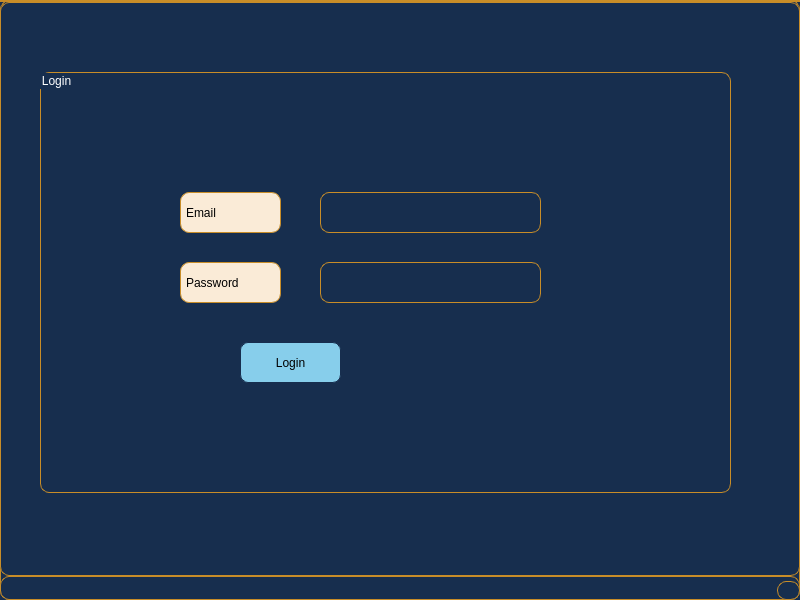
<?xml version="1.0" encoding="UTF-8"?>
<ui version="4.0">
 <class>dialog_in</class>
 <widget class="QMainWindow" name="dialog_in">
  <property name="geometry">
   <rect>
    <x>0</x>
    <y>0</y>
    <width>800</width>
    <height>600</height>
   </rect>
  </property>
  <property name="windowTitle">
   <string>MainWindow</string>
  </property>
  <property name="styleSheet">
   <string notr="true">border: 1.3px solid rgb(200, 141, 40);
border-radius: 40px;
background-color: rgb(23, 46, 78);
border-radius: 9px;
padding: 0 2px;</string>
  </property>
  <widget class="QWidget" name="centralwidget">
   <widget class="QGroupBox" name="groupBox_4">
    <property name="geometry">
     <rect>
      <x>40</x>
      <y>70</y>
      <width>691</width>
      <height>421</height>
     </rect>
    </property>
    <property name="styleSheet">
     <string notr="true">color: rgb(255, 255, 255);
font: 75 10pt &quot;MS Shell Dlg 2&quot;;</string>
    </property>
    <property name="title">
     <string>Login</string>
    </property>
    <widget class="QLabel" name="label_13">
     <property name="geometry">
      <rect>
       <x>140</x>
       <y>190</y>
       <width>101</width>
       <height>41</height>
      </rect>
     </property>
     <property name="styleSheet">
      <string notr="true">background: rgb(250, 235, 215);
color: rgb(0, 0, 0);</string>
     </property>
     <property name="text">
      <string>Password</string>
     </property>
    </widget>
    <widget class="QPushButton" name="pushButton">
     <property name="geometry">
      <rect>
       <x>200</x>
       <y>270</y>
       <width>101</width>
       <height>41</height>
      </rect>
     </property>
     <property name="styleSheet">
      <string notr="true">QPushButton {

color: #000000;
background: #87CEEB;
border: none;
border: 1px solid  #172e4e;
border-radius: 8px;

}
QPushButton:hover {
color:#ffffff;

background:#778899;
border: none;
}</string>
     </property>
     <property name="text">
      <string>Login</string>
     </property>
    </widget>
    <widget class="QLabel" name="label">
     <property name="geometry">
      <rect>
       <x>140</x>
       <y>120</y>
       <width>101</width>
       <height>41</height>
      </rect>
     </property>
     <property name="styleSheet">
      <string notr="true">background: rgb(250, 235, 215);
color: rgb(0, 0, 0);</string>
     </property>
     <property name="text">
      <string>Email</string>
     </property>
    </widget>
    <widget class="QLineEdit" name="password">
     <property name="geometry">
      <rect>
       <x>280</x>
       <y>190</y>
       <width>221</width>
       <height>41</height>
      </rect>
     </property>
    </widget>
    <widget class="QLineEdit" name="login">
     <property name="geometry">
      <rect>
       <x>280</x>
       <y>120</y>
       <width>221</width>
       <height>41</height>
      </rect>
     </property>
    </widget>
   </widget>
  </widget>
  <widget class="QMenuBar" name="menubar">
   <property name="geometry">
    <rect>
     <x>0</x>
     <y>0</y>
     <width>800</width>
     <height>28</height>
    </rect>
   </property>
  </widget>
  <widget class="QStatusBar" name="statusbar"/>
 </widget>
 <resources/>
 <connections/>
</ui>
